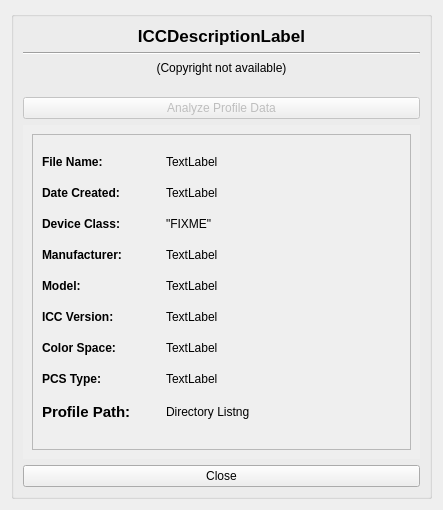
<?xml version="1.0" encoding="UTF-8"?>
<ui version="4.0">
 <class>syInfoDialog</class>
 <widget class="QDialog" name="syInfoDialog">
  <property name="geometry">
   <rect>
    <x>0</x>
    <y>0</y>
    <width>443</width>
    <height>510</height>
   </rect>
  </property>
  <property name="windowTitle">
   <string>Profile Information</string>
  </property>
  <layout class="QGridLayout" name="gridLayout_4">
   <item row="0" column="0" rowspan="2" colspan="2">
    <widget class="QGroupBox" name="profileInfoGroupBox">
     <property name="enabled">
      <bool>true</bool>
     </property>
     <property name="sizePolicy">
      <sizepolicy hsizetype="Ignored" vsizetype="Preferred">
       <horstretch>0</horstretch>
       <verstretch>0</verstretch>
      </sizepolicy>
     </property>
     <property name="minimumSize">
      <size>
       <width>100</width>
       <height>0</height>
      </size>
     </property>
     <property name="title">
      <string/>
     </property>
     <layout class="QGridLayout" name="gridLayout_3">
      <item row="1" column="0">
       <widget class="Line" name="line_2">
        <property name="orientation">
         <enum>Qt::Horizontal</enum>
        </property>
       </widget>
      </item>
      <item row="2" column="0">
       <widget class="QLabel" name="copyrightTagLabel">
        <property name="sizePolicy">
         <sizepolicy hsizetype="Preferred" vsizetype="Fixed">
          <horstretch>0</horstretch>
          <verstretch>0</verstretch>
         </sizepolicy>
        </property>
        <property name="frameShadow">
         <enum>QFrame::Plain</enum>
        </property>
        <property name="lineWidth">
         <number>1</number>
        </property>
        <property name="text">
         <string>(Copyright not available)</string>
        </property>
        <property name="scaledContents">
         <bool>true</bool>
        </property>
        <property name="alignment">
         <set>Qt::AlignCenter</set>
        </property>
        <property name="wordWrap">
         <bool>true</bool>
        </property>
        <property name="margin">
         <number>0</number>
        </property>
       </widget>
      </item>
      <item row="3" column="0">
       <spacer name="verticalSpacer">
        <property name="orientation">
         <enum>Qt::Vertical</enum>
        </property>
        <property name="sizeType">
         <enum>QSizePolicy::Fixed</enum>
        </property>
        <property name="sizeHint" stdset="0">
         <size>
          <width>358</width>
          <height>16</height>
         </size>
        </property>
       </spacer>
      </item>
      <item row="4" column="0">
       <widget class="QPushButton" name="launchICCExaminButton">
        <property name="enabled">
         <bool>false</bool>
        </property>
        <property name="sizePolicy">
         <sizepolicy hsizetype="Preferred" vsizetype="Fixed">
          <horstretch>0</horstretch>
          <verstretch>0</verstretch>
         </sizepolicy>
        </property>
        <property name="minimumSize">
         <size>
          <width>241</width>
          <height>0</height>
         </size>
        </property>
        <property name="text">
         <string>Analyze Profile Data</string>
        </property>
       </widget>
      </item>
      <item row="5" column="0">
       <widget class="QScrollArea" name="scrollArea">
        <property name="sizePolicy">
         <sizepolicy hsizetype="Preferred" vsizetype="Preferred">
          <horstretch>0</horstretch>
          <verstretch>0</verstretch>
         </sizepolicy>
        </property>
        <property name="frameShape">
         <enum>QFrame::NoFrame</enum>
        </property>
        <property name="verticalScrollBarPolicy">
         <enum>Qt::ScrollBarAlwaysOff</enum>
        </property>
        <property name="widgetResizable">
         <bool>true</bool>
        </property>
        <widget class="QWidget" name="scrollAreaWidgetContents">
         <property name="geometry">
          <rect>
           <x>0</x>
           <y>0</y>
           <width>403</width>
           <height>318</height>
          </rect>
         </property>
         <layout class="QGridLayout" name="gridLayout_2">
          <item row="0" column="0">
           <widget class="QFrame" name="frame">
            <property name="sizePolicy">
             <sizepolicy hsizetype="MinimumExpanding" vsizetype="MinimumExpanding">
              <horstretch>99</horstretch>
              <verstretch>99</verstretch>
             </sizepolicy>
            </property>
            <property name="minimumSize">
             <size>
              <width>300</width>
              <height>300</height>
             </size>
            </property>
            <property name="frameShape">
             <enum>QFrame::StyledPanel</enum>
            </property>
            <property name="frameShadow">
             <enum>QFrame::Raised</enum>
            </property>
            <layout class="QGridLayout" name="gridLayout">
             <item row="0" column="0">
              <widget class="QLabel" name="filenameLabel">
               <property name="sizePolicy">
                <sizepolicy hsizetype="Fixed" vsizetype="Maximum">
                 <horstretch>0</horstretch>
                 <verstretch>0</verstretch>
                </sizepolicy>
               </property>
               <property name="minimumSize">
                <size>
                 <width>88</width>
                 <height>0</height>
                </size>
               </property>
               <property name="maximumSize">
                <size>
                 <width>88</width>
                 <height>16777215</height>
                </size>
               </property>
               <property name="font">
                <font>
                 <weight>75</weight>
                 <italic>false</italic>
                 <bold>true</bold>
                </font>
               </property>
               <property name="text">
                <string>File Name:</string>
               </property>
               <property name="indent">
                <number>-5</number>
               </property>
              </widget>
             </item>
             <item row="0" column="1">
              <widget class="QLabel" name="filenameTagLabel">
               <property name="sizePolicy">
                <sizepolicy hsizetype="Ignored" vsizetype="Maximum">
                 <horstretch>0</horstretch>
                 <verstretch>0</verstretch>
                </sizepolicy>
               </property>
               <property name="minimumSize">
                <size>
                 <width>100</width>
                 <height>0</height>
                </size>
               </property>
               <property name="font">
                <font>
                 <italic>false</italic>
                </font>
               </property>
               <property name="frameShape">
                <enum>QFrame::NoFrame</enum>
               </property>
               <property name="lineWidth">
                <number>1</number>
               </property>
               <property name="text">
                <string>TextLabel</string>
               </property>
               <property name="textFormat">
                <enum>Qt::AutoText</enum>
               </property>
               <property name="scaledContents">
                <bool>false</bool>
               </property>
               <property name="alignment">
                <set>Qt::AlignJustify|Qt::AlignVCenter</set>
               </property>
               <property name="wordWrap">
                <bool>true</bool>
               </property>
               <property name="margin">
                <number>0</number>
               </property>
               <property name="indent">
                <number>-1</number>
               </property>
              </widget>
             </item>
             <item row="1" column="0">
              <widget class="QLabel" name="dateTextLabel">
               <property name="sizePolicy">
                <sizepolicy hsizetype="Fixed" vsizetype="Maximum">
                 <horstretch>0</horstretch>
                 <verstretch>0</verstretch>
                </sizepolicy>
               </property>
               <property name="minimumSize">
                <size>
                 <width>116</width>
                 <height>0</height>
                </size>
               </property>
               <property name="font">
                <font>
                 <weight>75</weight>
                 <italic>false</italic>
                 <bold>true</bold>
                 <underline>false</underline>
                </font>
               </property>
               <property name="text">
                <string>Date Created:</string>
               </property>
              </widget>
             </item>
             <item row="1" column="1">
              <widget class="QLabel" name="dateTagLabel">
               <property name="sizePolicy">
                <sizepolicy hsizetype="Ignored" vsizetype="Maximum">
                 <horstretch>0</horstretch>
                 <verstretch>0</verstretch>
                </sizepolicy>
               </property>
               <property name="minimumSize">
                <size>
                 <width>100</width>
                 <height>0</height>
                </size>
               </property>
               <property name="text">
                <string>TextLabel</string>
               </property>
              </widget>
             </item>
             <item row="2" column="0">
              <widget class="QLabel" name="dcTextLabel">
               <property name="sizePolicy">
                <sizepolicy hsizetype="Fixed" vsizetype="Maximum">
                 <horstretch>0</horstretch>
                 <verstretch>0</verstretch>
                </sizepolicy>
               </property>
               <property name="minimumSize">
                <size>
                 <width>113</width>
                 <height>0</height>
                </size>
               </property>
               <property name="font">
                <font>
                 <weight>75</weight>
                 <bold>true</bold>
                </font>
               </property>
               <property name="text">
                <string>Device Class:</string>
               </property>
              </widget>
             </item>
             <item row="2" column="1">
              <widget class="QLabel" name="deviceClassTagLabel">
               <property name="sizePolicy">
                <sizepolicy hsizetype="Ignored" vsizetype="Maximum">
                 <horstretch>0</horstretch>
                 <verstretch>0</verstretch>
                </sizepolicy>
               </property>
               <property name="minimumSize">
                <size>
                 <width>100</width>
                 <height>0</height>
                </size>
               </property>
               <property name="text">
                <string>&quot;FIXME&quot;</string>
               </property>
              </widget>
             </item>
             <item row="3" column="0">
              <widget class="QLabel" name="manufacturerLabel">
               <property name="sizePolicy">
                <sizepolicy hsizetype="Fixed" vsizetype="Maximum">
                 <horstretch>0</horstretch>
                 <verstretch>0</verstretch>
                </sizepolicy>
               </property>
               <property name="minimumSize">
                <size>
                 <width>118</width>
                 <height>0</height>
                </size>
               </property>
               <property name="font">
                <font>
                 <weight>75</weight>
                 <bold>true</bold>
                </font>
               </property>
               <property name="text">
                <string>Manufacturer:</string>
               </property>
              </widget>
             </item>
             <item row="3" column="1">
              <widget class="QLabel" name="mfgTagLabel">
               <property name="sizePolicy">
                <sizepolicy hsizetype="Ignored" vsizetype="Maximum">
                 <horstretch>0</horstretch>
                 <verstretch>0</verstretch>
                </sizepolicy>
               </property>
               <property name="minimumSize">
                <size>
                 <width>100</width>
                 <height>0</height>
                </size>
               </property>
               <property name="text">
                <string>TextLabel</string>
               </property>
               <property name="alignment">
                <set>Qt::AlignJustify|Qt::AlignVCenter</set>
               </property>
              </widget>
             </item>
             <item row="4" column="0">
              <widget class="QLabel" name="modelTexLabel">
               <property name="sizePolicy">
                <sizepolicy hsizetype="Fixed" vsizetype="Maximum">
                 <horstretch>0</horstretch>
                 <verstretch>0</verstretch>
                </sizepolicy>
               </property>
               <property name="minimumSize">
                <size>
                 <width>55</width>
                 <height>0</height>
                </size>
               </property>
               <property name="font">
                <font>
                 <weight>75</weight>
                 <bold>true</bold>
                </font>
               </property>
               <property name="text">
                <string>Model:</string>
               </property>
              </widget>
             </item>
             <item row="4" column="1">
              <widget class="QLabel" name="modelTagLabel">
               <property name="sizePolicy">
                <sizepolicy hsizetype="Ignored" vsizetype="Maximum">
                 <horstretch>0</horstretch>
                 <verstretch>0</verstretch>
                </sizepolicy>
               </property>
               <property name="minimumSize">
                <size>
                 <width>100</width>
                 <height>0</height>
                </size>
               </property>
               <property name="text">
                <string>TextLabel</string>
               </property>
               <property name="alignment">
                <set>Qt::AlignJustify|Qt::AlignVCenter</set>
               </property>
              </widget>
             </item>
             <item row="5" column="0">
              <widget class="QLabel" name="iccVersionLabel">
               <property name="sizePolicy">
                <sizepolicy hsizetype="Fixed" vsizetype="Maximum">
                 <horstretch>0</horstretch>
                 <verstretch>0</verstretch>
                </sizepolicy>
               </property>
               <property name="minimumSize">
                <size>
                 <width>101</width>
                 <height>0</height>
                </size>
               </property>
               <property name="font">
                <font>
                 <weight>75</weight>
                 <bold>true</bold>
                </font>
               </property>
               <property name="text">
                <string>ICC Version:</string>
               </property>
              </widget>
             </item>
             <item row="5" column="1">
              <widget class="QLabel" name="iccVerTagLabel">
               <property name="sizePolicy">
                <sizepolicy hsizetype="Ignored" vsizetype="Maximum">
                 <horstretch>0</horstretch>
                 <verstretch>0</verstretch>
                </sizepolicy>
               </property>
               <property name="minimumSize">
                <size>
                 <width>100</width>
                 <height>0</height>
                </size>
               </property>
               <property name="text">
                <string>TextLabel</string>
               </property>
              </widget>
             </item>
             <item row="6" column="0">
              <widget class="QLabel" name="colorspaceLabel">
               <property name="sizePolicy">
                <sizepolicy hsizetype="Fixed" vsizetype="Maximum">
                 <horstretch>0</horstretch>
                 <verstretch>0</verstretch>
                </sizepolicy>
               </property>
               <property name="minimumSize">
                <size>
                 <width>104</width>
                 <height>0</height>
                </size>
               </property>
               <property name="font">
                <font>
                 <weight>75</weight>
                 <bold>true</bold>
                </font>
               </property>
               <property name="text">
                <string>Color Space:</string>
               </property>
              </widget>
             </item>
             <item row="6" column="1">
              <widget class="QLabel" name="colorspaceTagLabel">
               <property name="sizePolicy">
                <sizepolicy hsizetype="Ignored" vsizetype="Maximum">
                 <horstretch>0</horstretch>
                 <verstretch>0</verstretch>
                </sizepolicy>
               </property>
               <property name="minimumSize">
                <size>
                 <width>100</width>
                 <height>0</height>
                </size>
               </property>
               <property name="text">
                <string>TextLabel</string>
               </property>
              </widget>
             </item>
             <item row="7" column="0">
              <widget class="QLabel" name="pcsTypeLabel">
               <property name="sizePolicy">
                <sizepolicy hsizetype="Fixed" vsizetype="Maximum">
                 <horstretch>0</horstretch>
                 <verstretch>0</verstretch>
                </sizepolicy>
               </property>
               <property name="minimumSize">
                <size>
                 <width>84</width>
                 <height>0</height>
                </size>
               </property>
               <property name="font">
                <font>
                 <weight>75</weight>
                 <bold>true</bold>
                </font>
               </property>
               <property name="text">
                <string>PCS Type:</string>
               </property>
              </widget>
             </item>
             <item row="7" column="1">
              <widget class="QLabel" name="pcsTagLabel">
               <property name="sizePolicy">
                <sizepolicy hsizetype="Ignored" vsizetype="Maximum">
                 <horstretch>0</horstretch>
                 <verstretch>0</verstretch>
                </sizepolicy>
               </property>
               <property name="minimumSize">
                <size>
                 <width>100</width>
                 <height>0</height>
                </size>
               </property>
               <property name="text">
                <string>TextLabel</string>
               </property>
              </widget>
             </item>
             <item row="8" column="0">
              <widget class="QLabel" name="profilePathLabel">
               <property name="sizePolicy">
                <sizepolicy hsizetype="Fixed" vsizetype="Maximum">
                 <horstretch>0</horstretch>
                 <verstretch>0</verstretch>
                </sizepolicy>
               </property>
               <property name="minimumSize">
                <size>
                 <width>102</width>
                 <height>0</height>
                </size>
               </property>
               <property name="font">
                <font>
                 <weight>75</weight>
                 <bold>true</bold>
                </font>
               </property>
               <property name="text">
                <string>&lt;!DOCTYPE HTML PUBLIC &quot;-//W3C//DTD HTML 4.0//EN&quot; &quot;http://www.w3.org/TR/REC-html40/strict.dtd&quot;&gt;
&lt;html&gt;&lt;head&gt;&lt;meta name=&quot;qrichtext&quot; content=&quot;1&quot; /&gt;&lt;style type=&quot;text/css&quot;&gt;
p, li { white-space: pre-wrap; }
&lt;/style&gt;&lt;/head&gt;&lt;body style=&quot; font-family:'DejaVu Sans'; font-size:11pt; font-weight:600; font-style:normal;&quot;&gt;
&lt;p style=&quot; margin-top:0px; margin-bottom:0px; margin-left:0px; margin-right:0px; -qt-block-indent:0; text-indent:0px;&quot;&gt;Profile Path:&lt;/p&gt;&lt;/body&gt;&lt;/html&gt;</string>
               </property>
              </widget>
             </item>
             <item row="8" column="1">
              <widget class="QLabel" name="directoryListingTag">
               <property name="sizePolicy">
                <sizepolicy hsizetype="Ignored" vsizetype="Maximum">
                 <horstretch>0</horstretch>
                 <verstretch>0</verstretch>
                </sizepolicy>
               </property>
               <property name="minimumSize">
                <size>
                 <width>100</width>
                 <height>0</height>
                </size>
               </property>
               <property name="maximumSize">
                <size>
                 <width>16777215</width>
                 <height>16777215</height>
                </size>
               </property>
               <property name="font">
                <font>
                 <weight>50</weight>
                 <italic>false</italic>
                 <bold>false</bold>
                </font>
               </property>
               <property name="text">
                <string>Directory Listng</string>
               </property>
               <property name="textFormat">
                <enum>Qt::LogText</enum>
               </property>
               <property name="scaledContents">
                <bool>true</bool>
               </property>
               <property name="alignment">
                <set>Qt::AlignJustify|Qt::AlignVCenter</set>
               </property>
               <property name="wordWrap">
                <bool>true</bool>
               </property>
               <property name="textInteractionFlags">
                <set>Qt::LinksAccessibleByMouse|Qt::TextSelectableByMouse</set>
               </property>
              </widget>
             </item>
            </layout>
           </widget>
          </item>
         </layout>
        </widget>
       </widget>
      </item>
      <item row="0" column="0">
       <widget class="QLabel" name="descriptionTagLabel">
        <property name="sizePolicy">
         <sizepolicy hsizetype="Preferred" vsizetype="Fixed">
          <horstretch>0</horstretch>
          <verstretch>0</verstretch>
         </sizepolicy>
        </property>
        <property name="font">
         <font>
          <pointsize>13</pointsize>
          <weight>75</weight>
          <bold>true</bold>
         </font>
        </property>
        <property name="text">
         <string>ICCDescriptionLabel</string>
        </property>
        <property name="alignment">
         <set>Qt::AlignCenter</set>
        </property>
        <property name="wordWrap">
         <bool>true</bool>
        </property>
       </widget>
      </item>
      <item row="6" column="0">
       <widget class="QPushButton" name="closeButton">
        <property name="text">
         <string>Close</string>
        </property>
       </widget>
      </item>
     </layout>
    </widget>
   </item>
  </layout>
 </widget>
 <resources/>
 <connections/>
</ui>
